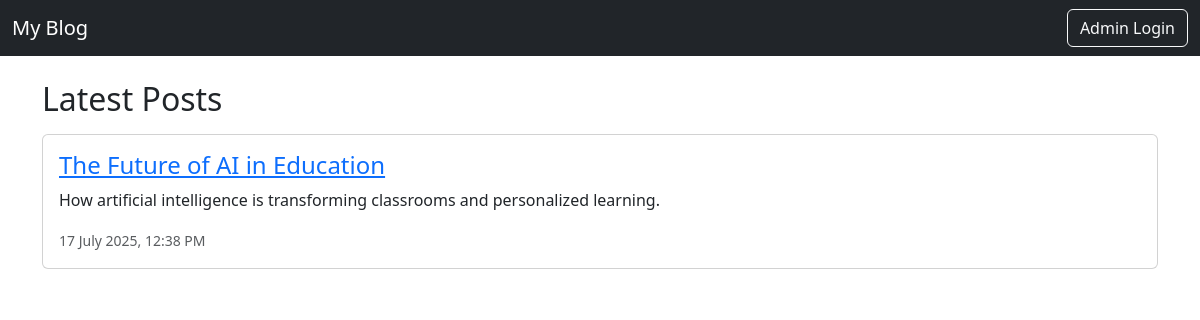
The page / on the database its author committed.
### app.py (models this page shows)
class BlogPost(db.Model):
    id = db.Column(db.Integer, primary_key=True)
    title = db.Column(db.String(200), nullable=False)
    summary = db.Column(db.String(500), nullable=False)
    content = db.Column(db.Text, nullable=False)
    timestamp = db.Column(db.DateTime, default=datetime.utcnow)
    is_published = db.Column(db.Boolean, default=False)
    scheduled_time = db.Column(db.DateTime, nullable=True)

### app.py (the view)
@app.route('/')
def index():
    now = datetime.utcnow()
    posts = BlogPost.query.filter(
        (BlogPost.is_published == True) | ((BlogPost.scheduled_time != None) & (BlogPost.scheduled_time <= now))
    ).order_by(BlogPost.timestamp.desc()).all()
    return render_template('index.html', posts=posts)

### templates/index.html
{% extends "base.html" %}
{% block content %}
<h2>Latest Posts</h2>
{% for post in posts %}
<div class="card my-3">
    <div class="card-body">
        <h4><a href="{{ url_for('post', post_id=post.id) }}">{{ post.title }}</a></h4>
        <p>{{ post.summary }}</p>
        <small class="text-muted">
            {{ post.timestamp.strftime("%d %B %Y, %I:%M %p") }}
        </small>
    </div>
</div>
{% else %}
<p>No posts available.</p>
{% endfor %}
{% endblock %}

### rows shown on the page
BlogPost: title "The Future of AI in Education", summary "How artificial intelligence is transforming classrooms and personalized learning.", timestamp "17 July 2025, 12:38 PM"
